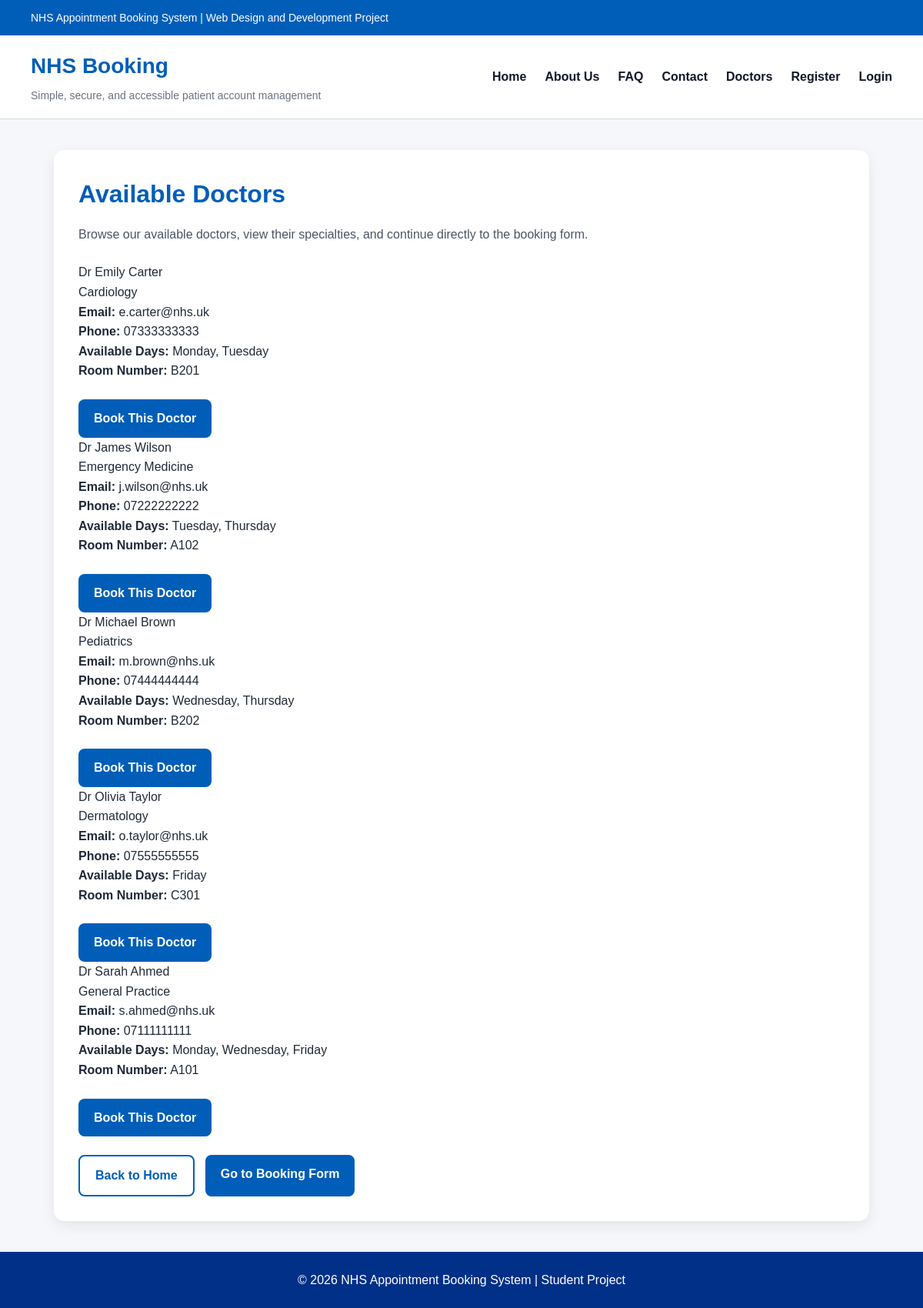
The app's page /doctors.php with its own data.
### tables this page shows
CREATE TABLE `doctors` (
  `doctor_id` int(11) NOT NULL,
  `doctor_name` varchar(100) NOT NULL,
  `specialty` varchar(100) NOT NULL,
  `email` varchar(100) DEFAULT NULL,
  `phone` varchar(20) DEFAULT NULL,
  `available_days` varchar(100) DEFAULT NULL,
  `room_number` varchar(20) DEFAULT NULL
);

### doctors.php (the view, shortened to what this page needs)
<?php
include 'db_connection.php';
$sql = "SELECT * FROM doctors ORDER BY doctor_name ASC";
$result = $conn->query($sql);
?>
<!DOCTYPE html>
<html lang="en">
<head>
    <link rel="stylesheet" href="style.css">
</head>
<body>
    <div class="top-bar">
        NHS Appointment Booking System | Web Design and Development Project
    </div>
    <header class="navbar">
        <div class="logo-section">
            <h1>NHS Booking</h1>
            <p>Simple, secure, and accessible patient account management</p>
        </div>
        <nav class="nav-links">
            <a href="index.php">Home</a>
            <a href="about.php">About Us</a>
            <a href="faq.php">FAQ</a>
            <a href="contact.php">Contact</a>
            <a href="doctors.php">Doctors</a>
            <?php if (isset($_SESSION['user_id'])): ?>
                <a href="dashboard.php">Dashboard</a>
                <a href="logout.php">Logout</a>
            <?php else: ?>
                <a href="register.php">Register</a>
                <a href="login.php">Login</a>
            <?php endif; ?>
        </nav>
    </header>
    <main class="page-container">
        <div class="page-card">
            <h2 class="page-title">Available Doctors</h2>
            <p class="page-intro">
                Browse our available doctors, view their specialties, and continue directly to the booking form.
            </p>
            <?php if ($result && $result->num_rows > 0): ?>
                <div class="doctors-grid">
                    <?php while ($doctor = $result->fetch_assoc()): ?>
                        <div class="doctor-card">
                            <div class="doctor-name"><?php echo htmlspecialchars($doctor['doctor_name']); ?></div>
                            <div class="doctor-badge"><?php echo htmlspecialchars($doctor['specialty']); ?></div>
                            <?php if (!empty($doctor['email'])): ?>
                                <div class="doctor-info"><strong>Email:</strong> <?php echo htmlspecialchars($doctor['email']); ?></div>
                            <?php endif; ?>
                            <?php if (!empty($doctor['phone'])): ?>
                                <div class="doctor-info"><strong>Phone:</strong> <?php echo htmlspecialchars($doctor['phone']); ?></div>
                            <?php endif; ?>
                            <?php if (!empty($doctor['available_days'])): ?>
                                <div class="doctor-info"><strong>Available Days:</strong> <?php echo htmlspecialchars($doctor['available_days']); ?></div>
                            <?php endif; ?>
                            <?php if (!empty($doctor['room_number'])): ?>
                                <div class="doctor-info"><strong>Room Number:</strong> <?php echo htmlspecialchars($doctor['room_number']); ?></div>
                            <?php endif; ?>
                            <div class="button-row">
                                <a href="book_appointment.php?doctor_id=<?php echo $doctor['doctor_id']; ?>" class="btn-primary">Book This Doctor</a>
                            </div>
                        </div>
                    <?php endwhile; ?>
                </div>
            <?php else: ?>
                <div class="message message-info">No doctors are currently available.</div>
            <?php endif; ?>
            <div class="button-row">
                <a href="index.php" class="btn-secondary">Back to Home</a>
                <a href="book_appointment.php" class="btn-primary">Go to Booking Form</a>
            </div>
        </div>
    </main>
    <footer class="footer">
        <p>&copy; 2026 NHS Appointment Booking System | Student Project</p>
    </footer>
</body>
</html>

### style.css (style rules this page uses)
* { box-sizing: border-box; margin: 0; padding: 0; }
body { font-family: Arial, sans-serif; background-color: #f5f7fa; color: #1f2937; line-height: 1.6; }
a { text-decoration: none; }
.top-bar { background-color: #005eb8; color: white; padding: 12px 40px; font-size: 14px; }
.navbar { background-color: white; border-bottom: 1px solid #d1d5db; padding: 18px 40px; display: flex; justify-content: space-between; align-items: center; flex-wrap: wrap; gap: 20px; }
.logo-section h1 { font-size: 28px; color: #005eb8; margin-bottom: 4px; }
.logo-section p { font-size: 14px; color: #6b7280; }
.nav-links { display: flex; gap: 24px; flex-wrap: wrap; }
.nav-links a { color: #111827; font-weight: 600; transition: color 0.2s ease; }
.page-container { max-width: 1100px; margin: 40px auto; padding: 0 20px; }
.page-card { background-color: white; border-radius: 14px; padding: 32px; box-shadow: 0 6px 18px rgba(0, 0, 0, 0.08); }
.page-title { color: #005eb8; font-size: 32px; margin-bottom: 14px; }
.page-intro { color: #4b5563; margin-bottom: 24px; }
.button-row { margin-top: 24px; display: flex; gap: 14px; flex-wrap: wrap; }
.btn-primary, .btn-secondary { display: inline-block; padding: 12px 20px; border-radius: 8px; font-weight: bold; border: none; cursor: pointer; transition: 0.2s ease; }
.btn-primary { background-color: #005eb8; color: white; }
.btn-secondary { background-color: white; color: #005eb8; border: 2px solid #005eb8; }
.footer { background-color: #003087; color: white; margin-top: 40px; padding: 24px 20px; text-align: center; }

### records on screen
doctors: doctor_name "Dr Emily Carter", specialty "Cardiology", email "e.carter@nhs.uk", phone "07333333333", available_days "Monday, Tuesday", room_number "B201"
doctors: doctor_name "Dr James Wilson", specialty "Emergency Medicine", email "j.wilson@nhs.uk", phone "07222222222", available_days "Tuesday, Thursday", room_number "A102"
doctors: doctor_name "Dr Michael Brown", specialty "Pediatrics", email "m.brown@nhs.uk", phone "07444444444", available_days "Wednesday, Thursday", room_number "B202"
doctors: doctor_name "Dr Olivia Taylor", specialty "Dermatology", email "o.taylor@nhs.uk", phone "07555555555", available_days "Friday", room_number "C301"
doctors: doctor_name "Dr Sarah Ahmed", specialty "General Practice", email "s.ahmed@nhs.uk", phone "07111111111", available_days "Monday, Wednesday, Friday", room_number "A101"
